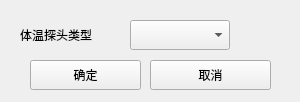
<?xml version="1.0" encoding="UTF-8"?>
<ui version="4.0">
 <class>Form_serv_tiwentantou</class>
 <widget class="QWidget" name="Form_serv_tiwentantou">
  <property name="geometry">
   <rect>
    <x>0</x>
    <y>0</y>
    <width>300</width>
    <height>102</height>
   </rect>
  </property>
  <property name="windowTitle">
   <string>体温探头类型</string>
  </property>
  <widget class="QComboBox" name="comboBox">
   <property name="geometry">
    <rect>
     <x>130</x>
     <y>20</y>
     <width>100</width>
     <height>30</height>
    </rect>
   </property>
   <property name="maxVisibleItems">
    <number>2</number>
   </property>
  </widget>
  <widget class="QLabel" name="label_2">
   <property name="geometry">
    <rect>
     <x>20</x>
     <y>25</y>
     <width>101</width>
     <height>20</height>
    </rect>
   </property>
   <property name="text">
    <string>体温探头类型</string>
   </property>
  </widget>
  <widget class="QPushButton" name="pushButton">
   <property name="geometry">
    <rect>
     <x>30</x>
     <y>60</y>
     <width>111</width>
     <height>30</height>
    </rect>
   </property>
   <property name="text">
    <string>确定</string>
   </property>
  </widget>
  <widget class="QPushButton" name="pushButton_2">
   <property name="geometry">
    <rect>
     <x>150</x>
     <y>60</y>
     <width>121</width>
     <height>30</height>
    </rect>
   </property>
   <property name="text">
    <string>取消</string>
   </property>
  </widget>
 </widget>
 <resources/>
 <connections/>
</ui>
